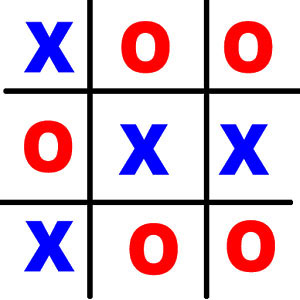
%> input picture rsc/jogo1.jpg, 300 x 300 px
$ octave main.m   (GNU Octave 9; MATLAB toolbox functions it lacks are replaced by stand-ins)
%> lines starting %> are read from the running program, lines starting %| are printed output that depends on the picture

C1=imread('rsc/jogo1.jpg');
%> C1 is the input picture: size 300x300x3 uint8; mean R, G, B 219.8, 197.8, 213.4
C2=imread('rsc/jogo2.jpg');
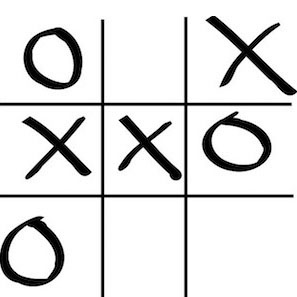
%> input picture rsc/jogo2.jpg, 297 x 297 px
%> C2 is the input picture: size 297x297x3 uint8; min 0, max 255, mean 223
C3=imread('rsc/jogo3.jpg');
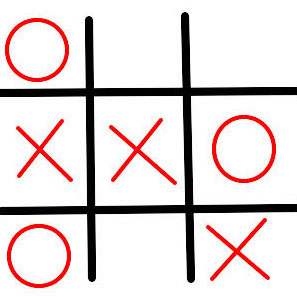
%> input picture rsc/jogo3.jpg, 297 x 297 px
%> C3 is the input picture: size 297x297x3 uint8; mean R, G, B 227.4, 216.2, 216.1
C4=imread('rsc/jogo4.jpg');
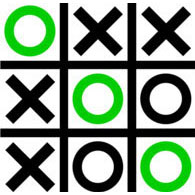
%> input picture rsc/jogo4.jpg, 195 x 195 px
%> C4 is the input picture: size 195x195x3 uint8; mean R, G, B 139.6, 158.8, 139.5
C5=imread('rsc/jogo5.jpg');
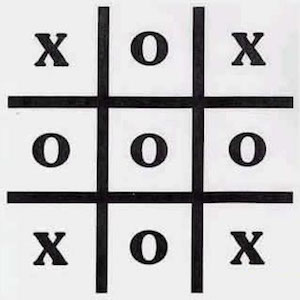
%> input picture rsc/jogo5.jpg, 300 x 300 px
%> C5 is the input picture: size 300x300x3 uint8; mean R, G, B 192.8, 192, 192.9
C6=imread('rsc/jogo6.jpg');
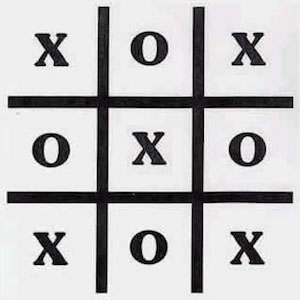
%> input picture rsc/jogo6.jpg, 300 x 300 px
%> C6 is the input picture: size 300x300x3 uint8; mean R, G, B 193, 192.2, 193
%> (the run ends here)
